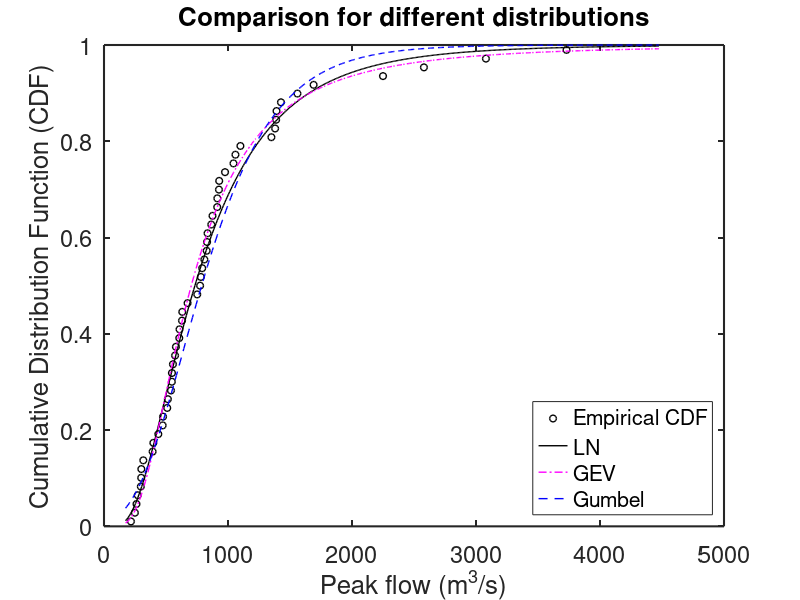

Recreate this plot in MATLAB.
clc;clear all;close all;set(0,'defaultaxesfontsize',17);
%Step 1 Load the flood data
flood_data = [1380, 792, 1391.3, 775, 540.1, 473, 1690.4, 262, 3730, 555.99, ...
    1044.2, 609, 1350, 929, 272, 2250, 548, 913, 1060, 2580, 831, 580, 547, ...
    914, 392, 515, 674, 438, 781, 398, 1427, 509.8, 631.3, 927,1560, 752, 1100, ...
    875, 3080, 976, 835, 629, 217.3, 573.13, 476.13, 1388.1, 865.13, 809.27,...
    317, 249, 300, 297, 828, 607, 301];
%% ========== Maximum Likelihood Estimation===========
x = flood_data;
Pln = mle(x,'distribution','lognormal'); % lognormal, Pln include model parameters
Pev = mle(-x,'distribution','ev');% Gumbel (or EV), Pev includes two parameters
% In matlab, the Gumbel distribution (i.e. EV) is for minima. Therefore, the annual
% maxima is converted to minima firstly and then estimate the location and 
% shape parameters. %Fmax(x0) = P(X<= x0) = P(-X>=-x0) = 1-Fmin(-x0)
Pgev = mle(x,'distribution','gev'); % GEV distribution, Pgev includes three parameters
%% --===================Goodness of fit=========
TestMatrix = zeros(3,4); %define the matrix to store the test results; 
% rownames = {'LN', 'Gumbel', 'GEV'}; colnames = {'h','p','RMSE','AIC'}
rmseFUN = @(n,k, Fc, Fe)sqrt((1/(n-k))*sum(Fc-Fe).^2); %define RMSE function 
aicFUN = @(n,k,MSE)n*log(MSE)+2*k; %define the AIC function
 % ---------------empirical probability---------------------
SortX = sort(x);
for i = 1:length(x)
    Fe(i) = (i-0.44)/(length(x)+0.12);
end
% ---------goodness-of-fit for LN-------------------------------
LN_cdf = cdf('lognormal',x,Pln(1), Pln(2));
[h_ln,p_ln] = kstest(x,'CDF',[x',LN_cdf']); % matrix has 2 columns;
TestMatrix(1,1) = h_ln;  TestMatrix(1,2) = p_ln;
% calculated probability from LN Fc_LN
Fc_LN = cdf('lognormal',SortX,Pln(1), Pln(2)); % the SortX is adopted here;
TestMatrix(1,3) = rmseFUN(length(x),2,Fc_LN, Fe); % RMSE
MSE = TestMatrix(1,3)^2;
TestMatrix(1,4) = aicFUN(length(x),2, MSE); % AIC
% -----------------goodness-of-fit for Gumbel-----------
EV_cdf = cdf('ev',-x,Pev(1), Pev(2)); % -x for minima
[h_ev,p_ev] = kstest(-x,'CDF',[-x',EV_cdf']); % matrix has 2 columns;
TestMatrix(2,1) = h_ev;   TestMatrix(2,2) = p_ev;
% calculated probability from Gumbel Fc_EV
Fc_EV_min = cdf('ev',-SortX,Pev(1), Pev(2)); % the -SortX is adopted here;
Fc_EV = sort(1-Fc_EV_min); % get CDF for maxima SortX and store in ascending order; 
TestMatrix(2,3) = rmseFUN(length(x),2,Fc_EV, Fe); % RMSE
MSE = TestMatrix(2,3)^2;
TestMatrix(2,4) = aicFUN(length(x),2, MSE); % AIC
%%%%%%%%%%%%%%%%%
% Page 2 
%%%%%%%%%%%%%%%%%
%-----------------goodness-of-fit for GEV------------
 GEV_cdf = cdf('gev',x,Pgev(1), Pgev(2), Pgev(3)); % three parameters for GEV
[h_gev,p_gev] = kstest(x,'CDF',[x',GEV_cdf']); % matrix has 2 columns;
TestMatrix(3,1) = h_gev;  TestMatrix(3,2) = p_gev;
% calculated probability from LN Fc_LN
Fc_GEV = cdf('gev',SortX,Pgev(1), Pgev(2), Pgev(3)); % the SortX is adopted here;
TestMatrix(3,3) = rmseFUN(length(x),2,Fc_GEV, Fe); % RMSE
MSE = TestMatrix(3,3)^2;
TestMatrix(3,4) = aicFUN(length(x),2, MSE); % AIC
%%%%%%%%%%%%%%%%%%%%%%%%%%%%%%%%%%%%%%%%%%%%%%%
% PRINT the outcomes of performance test:
display ('Performances of different distributions on modelling AMAX flood series');
display(TestMatrix);
%% ==============Plot Comparison ==============
dx = 0.8*min(x):10:1.2*max(x); % discretize the the flood variable 
for i = 1:length(dx)
    P_LN(i) = cdf('lognormal',dx(i),Pln(1), Pln(2));
    P_GEV(i) = cdf('gev',dx(i),Pgev(1), Pgev(2), Pgev(3));
    P_Gumbel_min(i) = cdf('ev',-dx(i),Pev(1), Pev(2)); % cdf for Gumbel minima;
    P_Gumbel(i) =1-P_Gumbel_min(i); % cdf for Gumbel maxima; 
end
figure; plot(SortX,Fe,'ko','markersize',5,'linewidth',1.0)
hold on; plot(dx,P_LN,'k','linewidth',1.0)
hold on; plot(dx,P_GEV,'m-.','linewidth',1.0);
hold on; plot(dx,P_Gumbel,'b--','linewidth',1.0);
xlabel('Peak flow (m^3/s)'); ylabel('Cumulative Distribution Function (CDF)')
legend('Empirical CDF','LN','GEV','Gumbel','location','southeast');
title('Comparison for different distributions');
set(gca,'linewidth',1.5);
%% ====================Flood design============================
T = [10, 50, 100, 200, 500];
P = 1 - 1./T;
Design_flood = icdf('gev', P, Pgev(1), Pgev(2), Pgev(3));
% PRINT the design floods using the results of GEV distribution 
Design_flood_out(:,1)=T; Design_flood_out(:,2)= Design_flood;
display ('Design floods using GEV model are:'); display(Design_flood_out);

